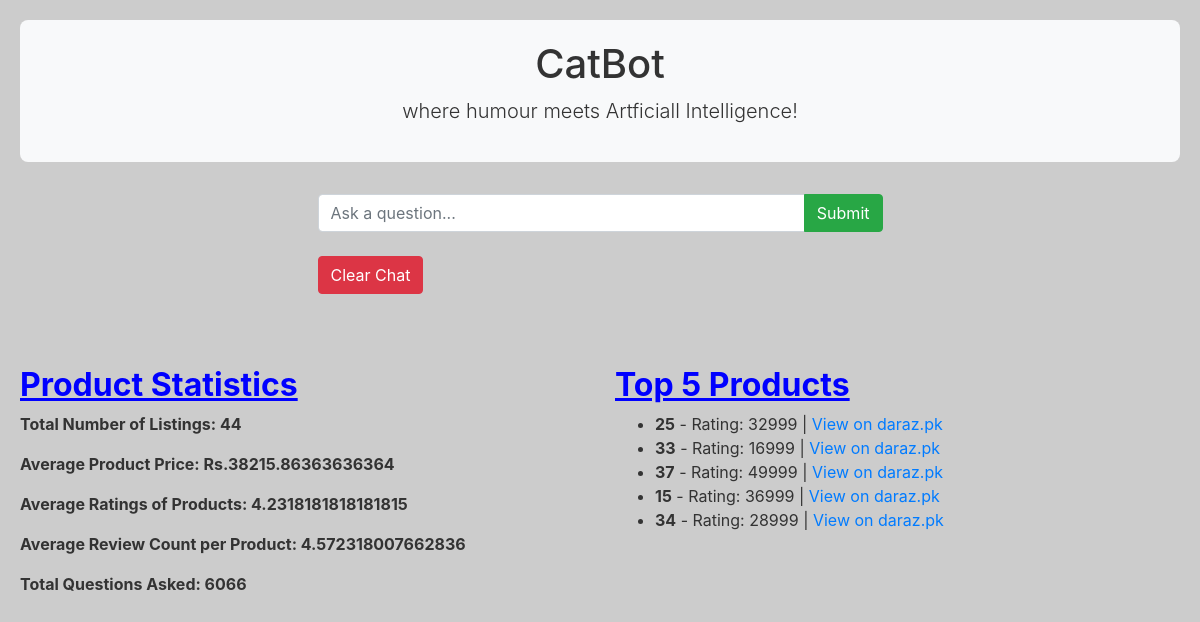
The page / on the database its author committed.
### tables this page shows
CREATE TABLE "Products" (
"Unnamed: 0" INTEGER,
  "UID" INTEGER,
  "Name" TEXT,
  "Brand" TEXT,
  "Price" INTEGER,
  "Rating" REAL,
  "Questions_Count" INTEGER,
  "URL" TEXT
);

### app.py (the view)
@app.route('/', methods=['GET', 'POST'])
def chatbot_route():
    if request.method == 'POST':
        user_query = request.form['query']
        response = chatbot(user_query)
        conversation = session.get('conversation', [])
        conversation.append({'query': user_query, 'response': response})
        session['conversation'] = conversation
    elif request.method == 'GET' and request.args.get('clear_chat'):
        session.pop('conversation', None)
    conversation = session.get('conversation', [])
    product_statistics = get_product_statistics()
    return render_template('chatbot_dashboard.html', conversation=conversation, product_statistics=product_statistics)

### app.py (called while the page is built)
def get_db():
    db = getattr(g, '_database', None)
    if db is None:
        db = g._database = sqlite3.connect('database.db')
    return db

### templates/chatbot_dashboard.html (shortened to what this page needs)
<!DOCTYPE html>
<html lang="en">
<head>
    <link rel="stylesheet" href="https://stackpath.bootstrapcdn.com/bootstrap/4.3.1/css/bootstrap.min.css">
    <link rel="stylesheet" href="{{ url_for('static', filename='style_bot.css') }}">
</head>
<body>
    <div class="container-fluid">
        <div class="jumbotron text-center">
            <h1 class="display-4.main-title">CatBot</h1>
            <p class="lead">where humour meets Artficiall Intelligence!</p>
        </div>
        <div class="row">
            <div class="col-md-6 offset-md-3">
                <form id="chatForm" class="mb-4" method="post" action="{{ url_for('chatbot_route') }}">
                    <div class="input-group">
                        <input type="text" class="form-control" placeholder="Ask a question..." name="query" required>
                        <div class="input-group-append">
                            <button class="btn btn-success" type="submit">Submit</button>
                        </div>
                    </div>
                </form>
                <a href="{{ url_for('chatbot_route', clear_chat=True) }}" class="btn btn-danger mb-4">Clear Chat</a>
            </div>
        </div>
        <div class="row mt-5">
            <div class="col-md-6">
                <h2 class="product-heading">Product Statistics</h2>
                <p class="product-content">Total Number of Listings: {{ product_statistics.total_listings }}</p>
                <p class="product-content">Average Product Price: Rs.{{ product_statistics.avg_price }}</p>
                <p class="product-content">Average Ratings of Products: {{ product_statistics.avg_rating }}</p>
                <p class="product-content">Average Review Count per Product: {{ product_statistics.avg_review_count }}</p>
                <p class="product-content">Total Questions Asked: {{ product_statistics.total_questions_asked }}</p>
            </div>
            <div class="col-md-6">
                <h2 class="product-heading">Top 5 Products</h2>
                <ul>
                    {% for product in product_statistics.top_rated_products %}
                    <li>
                        <strong>{{ product[1] }}</strong> - Rating: {{ product[4] }} |
                        <a href="{{ product[5] }}" target="_blank">View on daraz.pk</a>
                    </li>
                    {% endfor %}
                </ul>
            </div>
        </div>
    </div>
</body>
</html>

### static/style_bot.css (style rules this page uses)
body { margin: 0; padding: 0; box-sizing: border-box; overflow-x: hidden; }
.container-fluid { padding: 20px; width: 100%; max-width: 1500px; }
.jumbotron { background-color: rgb(39, 39, 39); color: #fff; padding: 20px; border-radius: 8px; max-width: 1500px; }
.input-group { margin-bottom: 20px; }
.btn-success { background-color: #28a745; color: #fff; border-radius: 4px; }

### templates/chatbot_dashboard.html (style rules this page uses)
body { background-color: #ccc; color: #333; }
.jumbotron { background-color: #f8f9fa; color: #333; }
.product-heading { color: blue; font-weight: bold; text-decoration: underline; }
.product-content { color: #333; font-weight: bold; }

### rows shown on the page
Products: UID "25", Price "32999"
Products: UID "33", Price "16999"
Products: UID "37", Price "49999"
Products: UID "15", Price "36999"
Products: UID "34", Price "28999"

### other values the page prints
{{ product_statistics.total_listings }} "44"
{{ product_statistics.avg_price }} "38215.86363636364"
{{ product_statistics.avg_rating }} "4.2318181818181815"
{{ product_statistics.avg_review_count }} "4.572318007662836"
{{ product_statistics.total_questions_asked }} "6066"
